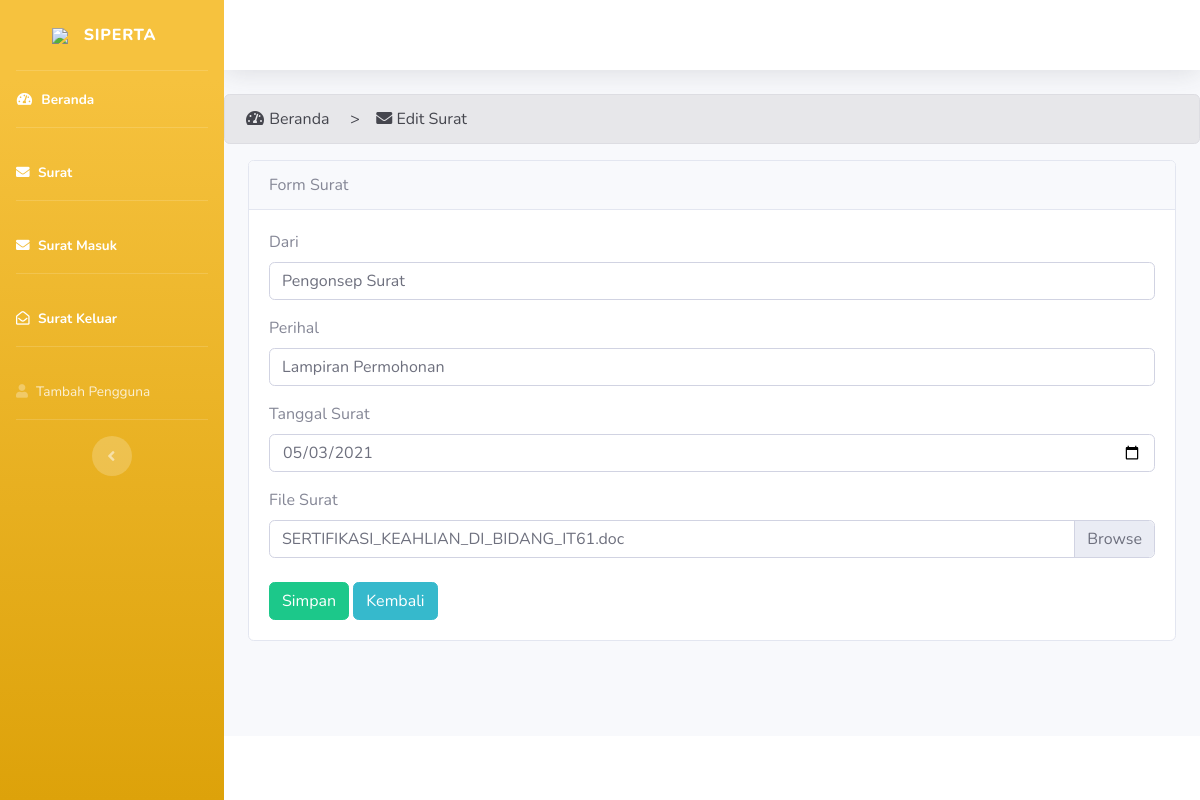
/admin/surat/editsurat/42, run on the app's committed database.
### tables this page shows
CREATE TABLE `surat` (
  `id_surat` int(11) NOT NULL,
  `id_user` int(11) NOT NULL,
  `dari` varchar(128) NOT NULL,
  `Perihal` varchar(50) NOT NULL,
  `tgl_masuk` date NOT NULL,
  `tgl_diterima` date NOT NULL,
  `status` enum('Konsep Surat diperiksa Kabalai','Konsep Surat disesuaikan Tata Naskah Dinas','Pengajuan paraf Kasubag TU dan Ttd Kabalai','Selesai','Penomoran dan Stempel balai','pengiriman surat melalui Email/whatsapp','pengiriman surat via Pos/JNE/TIKI dll','pengiriman surat melalui Faksimili') NOT NULL,
  `keterangan` varchar(128) NOT NULL,
  `file_surat` varchar(128) NOT NULL,
  `lampiran` varchar(258) NOT NULL,
  `surat_jadi` varchar(128) NOT NULL
);

### application/controllers/admin/surat.php (called while the page is built, shortened)
<?php
    class surat extends CI_Controller {
        public function __construct()
        {
            $this->load->model('admin/surat/surat_model');
            $this->load->model('admin/user/user_model');
               $this->load->helper('url');
        $this->load->helper('form');
        }
        public function editsurat($id_surat)
        {
        $data ['surat'] = $this->surat_model->getSurat($id_surat);
        $data['user'] = $this->user_model->getUser($this->session->userdata('id_user'));
        $this->form_validation->set_rules('dari', 'dari', 'required|trim');
        if ($this->form_validation->run() == false) {
                $this->load->view('template/header_admin',$data);
                $this->load->view('template/sidebar_admin',$data);
                $this->load->view('template/topbar_admin',$data);
                $this->load->view('admin/kelola_surat/edit',$data);
                $this->load->view('template/footer_admin',$data);
        }
    }
    }
?>

### index.php (called while the page is built, shortened)
<?php
require_once BASEPATH.'core/CodeIgniter.php';

### application/models/admin/surat/surat_model.php (called while the page is built, shortened)
<?php
class surat_model extends CI_Model {
    public function getSurat($id_surat){
        $this->db->select('surat.*, user.nama, user.jabatan');
        $this->db->join('user', 'surat.id_user = user.id_user');
        $this->db->where('id_surat', $id_surat);
        return $this->db->get('surat')->result();
    }
}

### application/views/admin/kelola_surat/edit.php (the view, shortened to what this page needs)
<div class="alert alert-secondary" role="alert">
    <i class="fas fa-fw fa-tachometer-alt"></i> Beranda &nbsp; &nbsp; > &nbsp;  &nbsp;<i class="fas fa-envelope"></i> Edit Surat
</div>
<div class="content">
      <div class="container-fluid">
        <div class="row">
          <div class="col">
          <div class ="card">
                    <div class="card-header">
                        Form Surat
                    </div>
                    <div class ="card-body">
                    <?php foreach($surat as $surat):?>
                    <form action="" method="post" enctype="multipart/form-data">
                    <div class="form-group">
                            <label for="merk">Dari</label>
                            <input type="text" class="form-control" id="dari" name="dari"
                            value="<?=$surat->dari;?>">
                    </div>
                    <div class="form-group">
                            <label for="merk">Perihal</label>
                            <input type="text" class="form-control" id="perihal" name="perihal"
                            value="<?=$surat->Perihal;?>">
                    </div>
                    <div class="form-group">
                            <label for="merk">Tanggal Surat</label>
                            <input type="date" class="form-control" id="tgl_masuk" name="tgl_masuk"
                            value="<?=$surat->tgl_masuk;?>">
                    </div>
                    <label for="file_surat">File Surat</label>
                        <br>
                        <div class="custom-file">
                            <label class="custom-file-label" for="customFile"><?= $surat->file_surat ?></label>
                        </div>
                        <br>
                        <br>
                    <?php endforeach ?>
                        <button type="submit" name="submit" class="btn btn-success ">Simpan</button>
                        <a href="<?=base_url("admin/surat");?>" class="btn btn-info">Kembali</a>
                        </form>
                        </div>
                    </div>
                </div>
          </div>
      </div>
    </div>
  </div>

### data on the page
surat: dari "Pengonsep Surat", perihal "Lampiran Permohonan", tgl_masuk "05/03/2021", file_surat "SERTIFIKASI_KEAHLIAN_DI_BIDANG_IT61.doc"
